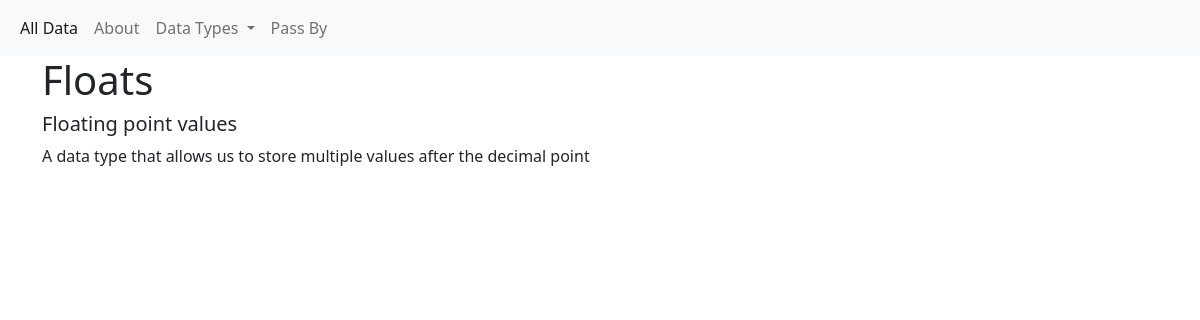
Page /data_types/Floats on the committed database.
### tables this page shows
CREATE TABLE data_type (
    id INTEGER PRIMARY KEY AUTOINCREMENT,
    name VARCHAR(45),
    summary VARCHAR(512),
    description TEXT
);

### app/routes.py (the view)
@app.get("/data_types/Floats")
def Floats():
    response = dict(RESPONSE)
    response["data_type"] = data_types.select_by_type(name="Floats")
    scan_data = response.get("data_type")
    return render_template('data_type.html', data_type=scan_data[0])

### app/database/__init__.py (called while the page is built)
def get_db():
    db = getattr(g, "_database", None)
    if not db:
        db = g._database = sqlite3.connect(DATABASE_URL)
    return db

### app/database/data_types.py (called while the page is built)
def output_formatter(results):
    out = []
    for result in results:
        entry = {
            "id" : result[0],
            "name" : result[1],
            "summary" : result[2],
            "description" : result[3]
        }
        out.append(entry)
    return out

def select_by_type(name="Integers"):
    statement = "SELECT * FROM data_type WHERE name=?"
    conn = get_db()
    cursor = conn.cursor()
    cursor.execute(statement, (name, ))
    out = cursor.fetchall()
    cursor.close()
    return output_formatter(out)

### app/templates/data_type.html (shortened to what this page needs)
{% extends 'base.html' %}
{% block contents %}
<div class="container">
    <h1>{{ data_type["name"] }}</h1>
    <h5>{{ data_type["summary"] }}</h5>
    <p>{{ data_type["description"] }}</p>
</div>
{% endblock contents %}

### rows in the picture
data_type: name "Floats", summary "Floating point values", description "A data type that allows us to store multiple values after the decimal point"
